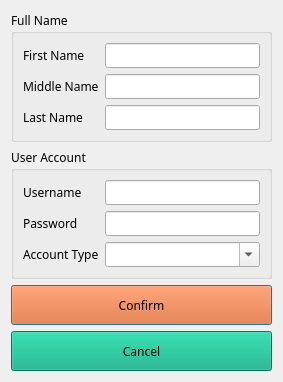
<?xml version="1.0" encoding="UTF-8"?>
<ui version="4.0">
 <class>createAccount</class>
 <widget class="QDialog" name="createAccount">
  <property name="geometry">
   <rect>
    <x>0</x>
    <y>0</y>
    <width>283</width>
    <height>336</height>
   </rect>
  </property>
  <property name="windowTitle">
   <string>Create Account</string>
  </property>
  <property name="windowIcon">
   <iconset>
    <activeon>:/paborito Logo.png</activeon>
   </iconset>
  </property>
  <layout class="QGridLayout" name="gridLayout_9">
   <item row="2" column="0">
    <widget class="QPushButton" name="pushButton_Confirm">
     <property name="minimumSize">
      <size>
       <width>0</width>
       <height>40</height>
      </size>
     </property>
     <property name="font">
      <font>
       <family>Kozuka Gothic Pr6N B</family>
      </font>
     </property>
     <property name="styleSheet">
      <string notr="true">background-color: rgb(255, 85, 0);</string>
     </property>
     <property name="text">
      <string>Confirm</string>
     </property>
    </widget>
   </item>
   <item row="0" column="0">
    <widget class="QGroupBox" name="groupBox">
     <property name="font">
      <font>
       <family>Kozuka Gothic Pr6N B</family>
      </font>
     </property>
     <property name="styleSheet">
      <string notr="true"/>
     </property>
     <property name="title">
      <string>Full Name</string>
     </property>
     <layout class="QGridLayout" name="gridLayout_4">
      <item row="0" column="0">
       <layout class="QGridLayout" name="gridLayout_3">
        <item row="0" column="0">
         <layout class="QGridLayout" name="gridLayout">
          <item row="0" column="0">
           <widget class="QLabel" name="label_FirstName">
            <property name="font">
             <font>
              <family>Kozuka Gothic Pr6N B</family>
             </font>
            </property>
            <property name="text">
             <string>First Name</string>
            </property>
           </widget>
          </item>
          <item row="1" column="0">
           <widget class="QLabel" name="label_MiddelName">
            <property name="font">
             <font>
              <family>Kozuka Gothic Pr6N B</family>
             </font>
            </property>
            <property name="text">
             <string>Middle Name</string>
            </property>
           </widget>
          </item>
          <item row="2" column="0">
           <widget class="QLabel" name="label_LastName">
            <property name="font">
             <font>
              <family>Kozuka Gothic Pr6N B</family>
             </font>
            </property>
            <property name="text">
             <string>Last Name</string>
            </property>
           </widget>
          </item>
         </layout>
        </item>
        <item row="0" column="1">
         <layout class="QGridLayout" name="gridLayout_2">
          <item row="0" column="0">
           <widget class="QLineEdit" name="lineEdit_FirstName">
            <property name="font">
             <font>
              <family>Kozuka Gothic Pr6N B</family>
             </font>
            </property>
           </widget>
          </item>
          <item row="1" column="0">
           <widget class="QLineEdit" name="lineEdit_MiddelName">
            <property name="font">
             <font>
              <family>Kozuka Gothic Pr6N B</family>
             </font>
            </property>
           </widget>
          </item>
          <item row="2" column="0">
           <widget class="QLineEdit" name="lineEdit_LastName">
            <property name="font">
             <font>
              <family>Kozuka Gothic Pr6N B</family>
             </font>
            </property>
           </widget>
          </item>
         </layout>
        </item>
       </layout>
      </item>
     </layout>
    </widget>
   </item>
   <item row="1" column="0">
    <widget class="QGroupBox" name="groupBox_2">
     <property name="font">
      <font>
       <family>Kozuka Gothic Pr6N B</family>
      </font>
     </property>
     <property name="title">
      <string>User Account</string>
     </property>
     <layout class="QGridLayout" name="gridLayout_8">
      <item row="0" column="0">
       <layout class="QGridLayout" name="gridLayout_7">
        <item row="0" column="0">
         <layout class="QGridLayout" name="gridLayout_5">
          <item row="0" column="0">
           <widget class="QLabel" name="label_Username">
            <property name="font">
             <font>
              <family>Kozuka Gothic Pr6N B</family>
             </font>
            </property>
            <property name="text">
             <string>Username</string>
            </property>
           </widget>
          </item>
          <item row="1" column="0">
           <widget class="QLabel" name="label_Password">
            <property name="font">
             <font>
              <family>Kozuka Gothic Pr6N B</family>
             </font>
            </property>
            <property name="text">
             <string>Password</string>
            </property>
           </widget>
          </item>
          <item row="2" column="0">
           <widget class="QLabel" name="label_Type">
            <property name="font">
             <font>
              <family>Kozuka Gothic Pr6N B</family>
             </font>
            </property>
            <property name="text">
             <string>Account Type</string>
            </property>
           </widget>
          </item>
         </layout>
        </item>
        <item row="0" column="1">
         <layout class="QGridLayout" name="gridLayout_6">
          <item row="0" column="0">
           <widget class="QLineEdit" name="lineEdit_Username">
            <property name="font">
             <font>
              <family>Kozuka Gothic Pr6N B</family>
             </font>
            </property>
           </widget>
          </item>
          <item row="1" column="0">
           <widget class="QLineEdit" name="lineEdit_Password">
            <property name="font">
             <font>
              <family>Kozuka Gothic Pr6N B</family>
             </font>
            </property>
            <property name="echoMode">
             <enum>QLineEdit::Password</enum>
            </property>
           </widget>
          </item>
          <item row="2" column="0">
           <widget class="QComboBox" name="comboBox_accountType">
            <property name="font">
             <font>
              <family>Kozuka Gothic Pr6N B</family>
             </font>
            </property>
            <property name="editable">
             <bool>true</bool>
            </property>
            <item>
             <property name="text">
              <string/>
             </property>
            </item>
            <item>
             <property name="text">
              <string>Manager</string>
             </property>
            </item>
            <item>
             <property name="text">
              <string>Cashier</string>
             </property>
            </item>
           </widget>
          </item>
         </layout>
        </item>
       </layout>
      </item>
     </layout>
    </widget>
   </item>
   <item row="3" column="0">
    <widget class="QPushButton" name="pushButton_Cancel">
     <property name="minimumSize">
      <size>
       <width>0</width>
       <height>40</height>
      </size>
     </property>
     <property name="font">
      <font>
       <family>Kozuka Gothic Pr6N B</family>
      </font>
     </property>
     <property name="styleSheet">
      <string notr="true">background-color: rgb(0, 170, 127);</string>
     </property>
     <property name="text">
      <string>Cancel</string>
     </property>
    </widget>
   </item>
  </layout>
 </widget>
 <resources/>
 <connections/>
</ui>
